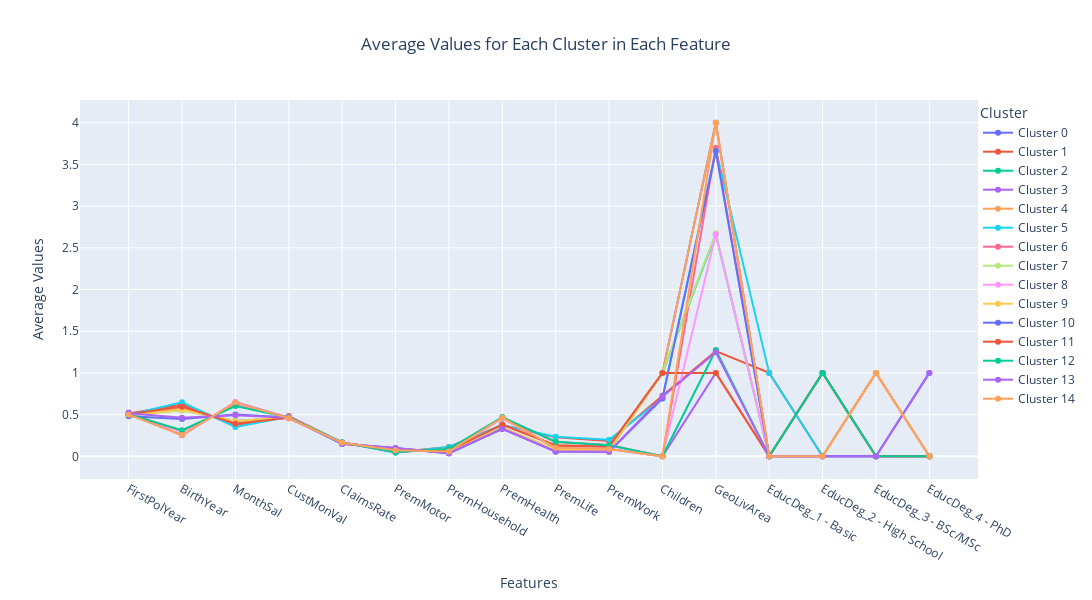

Notebook code for this chart:
### Code cell
def cluster_profile(data : pd.DataFrame, cluster_label : str):

    # Group by cluster and calculate the mean for each feature
    cluster_means = data.groupby(cluster_label).mean()

    # Create traces for each cluster
    lines = []
    for cluster_label, row in cluster_means.iterrows():
        line = go.Scatter(x=row.index, y=row.values, mode='lines+markers', name=f'Cluster {cluster_label}')
        lines.append(line)

    # Create layout
    layout = go.Layout(
        title='Average Values for Each Cluster in Each Feature',
        title_x=0.5,
        xaxis=dict(title='Features'),
        yaxis=dict(title='Average Values'),
        legend=dict(title='Cluster', orientation='v', x=1, y=1),
        width=1300,
        height=600
    )

    # Create figure
    fig = go.Figure(data=lines, layout=layout)

    # Show the plot
    fig.show()

cluster_profile(df_norm_clusters, 'kmeans_cluster')

### Figure 1 — Plotly figure (JSON) as saved in the notebook; plotly's stock layout.template omitted (floating-point values rounded to 4 significant figures)
{"data": [{"mode": "lines+markers", "name": "Cluster 0", "type": "scatter", "x": ["FirstPolYear", "BirthYear", "MonthSal", "CustMonVal", "ClaimsRate", "PremMotor", "PremHousehold", "PremHealth", "PremLife", "PremWork", "Children", "GeoLivArea", "EducDeg_1 - Basic", "EducDeg_2 - High School", "EducDeg_3 - BSc/MSc", "EducDeg_4 - PhD"], "y": [0.5069, 0.5535, 0.4236, 0.4625, 0.1532, 0.0936, 0.04593, 0.3421, 0.07567, 0.0695, 1, 4, 0, 0, 1, 0]}, {"mode": "lines+markers", "name": "Cluster 1", "type": "scatter", "x": ["FirstPolYear", "BirthYear", "MonthSal", "CustMonVal", "ClaimsRate", "PremMotor", "PremHousehold", "PremHealth", "PremLife", "PremWork", "Children", "GeoLivArea", "EducDeg_1 - Basic", "EducDeg_2 - High School", "EducDeg_3 - BSc/MSc", "EducDeg_4 - PhD"], "y": [0.5141, 0.6205, 0.3739, 0.484, 0.1636, 0.04735, 0.1112, 0.3744, 0.2284, 0.1844, 0.725, 1.26, 1, 0, 0, 0]}, {"mode": "lines+markers", "name": "Cluster 2", "type": "scatter", "x": ["FirstPolYear", "BirthYear", "MonthSal", "CustMonVal", "ClaimsRate", "PremMotor", "PremHousehold", "PremHealth", "PremLife", "PremWork", "Children", "GeoLivArea", "EducDeg_1 - Basic", "EducDeg_2 - High School", "EducDeg_3 - BSc/MSc", "EducDeg_4 - PhD"], "y": [0.5014, 0.5727, 0.4109, 0.4653, 0.1615, 0.07135, 0.0754, 0.3839, 0.1303, 0.1137, 1, 2.661, 0, 1, 0, 0]}, {"mode": "lines+markers", "name": "Cluster 3", "type": "scatter", "x": ["FirstPolYear", "BirthYear", "MonthSal", "CustMonVal", "ClaimsRate", "PremMotor", "PremHousehold", "PremHealth", "PremLife", "PremWork", "Children", "GeoLivArea", "EducDeg_1 - Basic", "EducDeg_2 - High School", "EducDeg_3 - BSc/MSc", "EducDeg_4 - PhD"], "y": [0.5239, 0.252, 0.6487, 0.4637, 0.1566, 0.07243, 0.05718, 0.4611, 0.09806, 0.08827, 0, 1, 0, 0, 1, 0]}, {"mode": "lines+markers", "name": "Cluster 4", "type": "scatter", "x": ["FirstPolYear", "BirthYear", "MonthSal", "CustMonVal", "ClaimsRate", "PremMotor", "PremHousehold", "PremHealth", "PremLife", "PremWork", "Children", "GeoLivArea", "EducDeg_1 - Basic", "EducDeg_2 - High School", "EducDeg_3 - BSc/MSc", "EducDeg_4 - PhD"], "y": [0.4932, 0.5858, 0.3988, 0.4689, 0.1585, 0.07204, 0.07083, 0.3819, 0.1322, 0.113, 1, 4, 0, 1, 0, 0]}, {"mode": "lines+markers", "name": "Cluster 5", "type": "scatter", "x": ["FirstPolYear", "BirthYear", "MonthSal", "CustMonVal", "ClaimsRate", "PremMotor", "PremHousehold", "PremHealth", "PremLife", "PremWork", "Children", "GeoLivArea", "EducDeg_1 - Basic", "EducDeg_2 - High School", "EducDeg_3 - BSc/MSc", "EducDeg_4 - PhD"], "y": [0.4981, 0.6467, 0.3523, 0.4741, 0.1685, 0.0433, 0.1125, 0.3727, 0.2348, 0.1972, 0.6958, 3.675, 1, 0, 0, 0]}, {"mode": "lines+markers", "name": "Cluster 6", "type": "scatter", "x": ["FirstPolYear", "BirthYear", "MonthSal", "CustMonVal", "ClaimsRate", "PremMotor", "PremHousehold", "PremHealth", "PremLife", "PremWork", "Children", "GeoLivArea", "EducDeg_1 - Basic", "EducDeg_2 - High School", "EducDeg_3 - BSc/MSc", "EducDeg_4 - PhD"], "y": [0.5125, 0.301, 0.6106, 0.47, 0.1657, 0.0529, 0.08736, 0.4624, 0.1709, 0.1363, 0, 3.699, 0, 1, 0, 0]}, {"mode": "lines+markers", "name": "Cluster 7", "type": "scatter", "x": ["FirstPolYear", "BirthYear", "MonthSal", "CustMonVal", "ClaimsRate", "PremMotor", "PremHousehold", "PremHealth", "PremLife", "PremWork", "Children", "GeoLivArea", "EducDeg_1 - Basic", "EducDeg_2 - High School", "EducDeg_3 - BSc/MSc", "EducDeg_4 - PhD"], "y": [0.4925, 0.55, 0.4229, 0.4657, 0.1516, 0.09391, 0.04552, 0.3374, 0.07221, 0.06904, 1, 2.675, 0, 0, 1, 0]}, {"mode": "lines+markers", "name": "Cluster 8", "type": "scatter", "x": ["FirstPolYear", "BirthYear", "MonthSal", "CustMonVal", "ClaimsRate", "PremMotor", "PremHousehold", "PremHealth", "PremLife", "PremWork", "Children", "GeoLivArea", "EducDeg_1 - Basic", "EducDeg_2 - High School", "EducDeg_3 - BSc/MSc", "EducDeg_4 - PhD"], "y": [0.5075, 0.258, 0.6453, 0.4537, 0.1622, 0.07237, 0.05663, 0.4555, 0.1028, 0.09141, 0, 2.663, 0, 0, 1, 0]}, {"mode": "lines+markers", "name": "Cluster 9", "type": "scatter", "x": ["FirstPolYear", "BirthYear", "MonthSal", "CustMonVal", "ClaimsRate", "PremMotor", "PremHousehold", "PremHealth", "PremLife", "PremWork", "Children", "GeoLivArea", "EducDeg_1 - Basic", "EducDeg_2 - High School", "EducDeg_3 - BSc/MSc", "EducDeg_4 - PhD"], "y": [0.4859, 0.5597, 0.42, 0.4695, 0.1512, 0.0909, 0.04953, 0.3456, 0.07949, 0.07303, 1, 1, 0, 0, 1, 0]}, {"mode": "lines+markers", "name": "Cluster 10", "type": "scatter", "x": ["FirstPolYear", "BirthYear", "MonthSal", "CustMonVal", "ClaimsRate", "PremMotor", "PremHousehold", "PremHealth", "PremLife", "PremWork", "Children", "GeoLivArea", "EducDeg_1 - Basic", "EducDeg_2 - High School", "EducDeg_3 - BSc/MSc", "EducDeg_4 - PhD"], "y": [0.4792, 0.4469, 0.5002, 0.4641, 0.1479, 0.1006, 0.03443, 0.3297, 0.05726, 0.05474, 0.6944, 3.658, 0, 0, 0, 1]}, {"mode": "lines+markers", "name": "Cluster 11", "type": "scatter", "x": ["FirstPolYear", "BirthYear", "MonthSal", "CustMonVal", "ClaimsRate", "PremMotor", "PremHousehold", "PremHealth", "PremLife", "PremWork", "Children", "GeoLivArea", "EducDeg_1 - Basic", "EducDeg_2 - High School", "EducDeg_3 - BSc/MSc", "EducDeg_4 - PhD"], "y": [0.5035, 0.5955, 0.3895, 0.461, 0.1623, 0.07212, 0.06826, 0.3796, 0.1308, 0.1181, 1, 1, 0, 1, 0, 0]}, {"mode": "lines+markers", "name": "Cluster 12", "type": "scatter", "x": ["FirstPolYear", "BirthYear", "MonthSal", "CustMonVal", "ClaimsRate", "PremMotor", "PremHousehold", "PremHealth", "PremLife", "PremWork", "Children", "GeoLivArea", "EducDeg_1 - Basic", "EducDeg_2 - High School", "EducDeg_3 - BSc/MSc", "EducDeg_4 - PhD"], "y": [0.5006, 0.3133, 0.6023, 0.4636, 0.1657, 0.05213, 0.08734, 0.4704, 0.1747, 0.1337, 0, 1.275, 0, 1, 0, 0]}, {"mode": "lines+markers", "name": "Cluster 13", "type": "scatter", "x": ["FirstPolYear", "BirthYear", "MonthSal", "CustMonVal", "ClaimsRate", "PremMotor", "PremHousehold", "PremHealth", "PremLife", "PremWork", "Children", "GeoLivArea", "EducDeg_1 - Basic", "EducDeg_2 - High School", "EducDeg_3 - BSc/MSc", "EducDeg_4 - PhD"], "y": [0.5161, 0.4618, 0.4934, 0.4637, 0.1525, 0.1001, 0.03635, 0.3286, 0.05322, 0.05385, 0.7153, 1.247, 0, 0, 0, 1]}, {"mode": "lines+markers", "name": "Cluster 14", "type": "scatter", "x": ["FirstPolYear", "BirthYear", "MonthSal", "CustMonVal", "ClaimsRate", "PremMotor", "PremHousehold", "PremHealth", "PremLife", "PremWork", "Children", "GeoLivArea", "EducDeg_1 - Basic", "EducDeg_2 - High School", "EducDeg_3 - BSc/MSc", "EducDeg_4 - PhD"], "y": [0.4991, 0.2551, 0.6475, 0.4566, 0.1621, 0.07218, 0.05778, 0.4621, 0.1018, 0.08829, 0, 4, 0, 0, 1, 0]}], "layout": {"height": 600, "legend": {"orientation": "v", "title": {"text": "Cluster"}, "x": 1, "y": 1}, "title": {"text": "Average Values for Each Cluster in Each Feature", "x": 0.5}, "width": 1300, "xaxis": {"title": {"text": "Features"}}, "yaxis": {"title": {"text": "Average Values"}}}}
